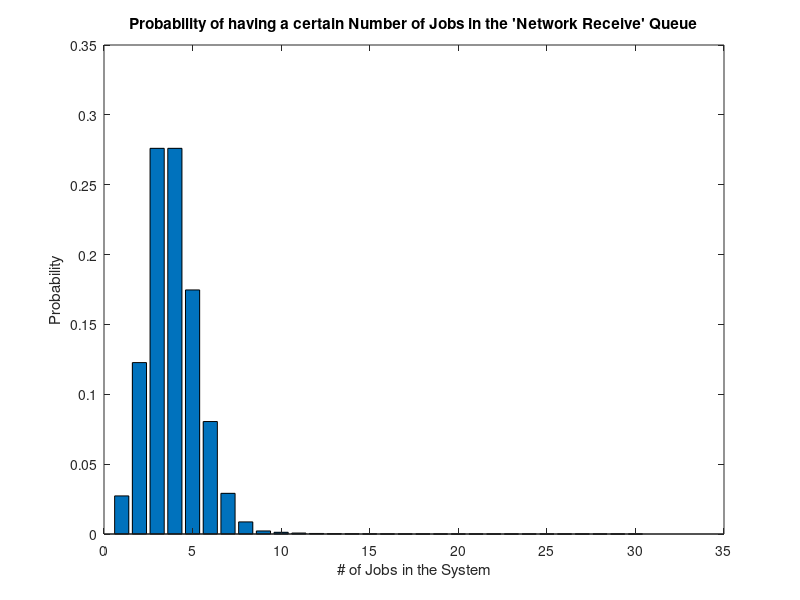
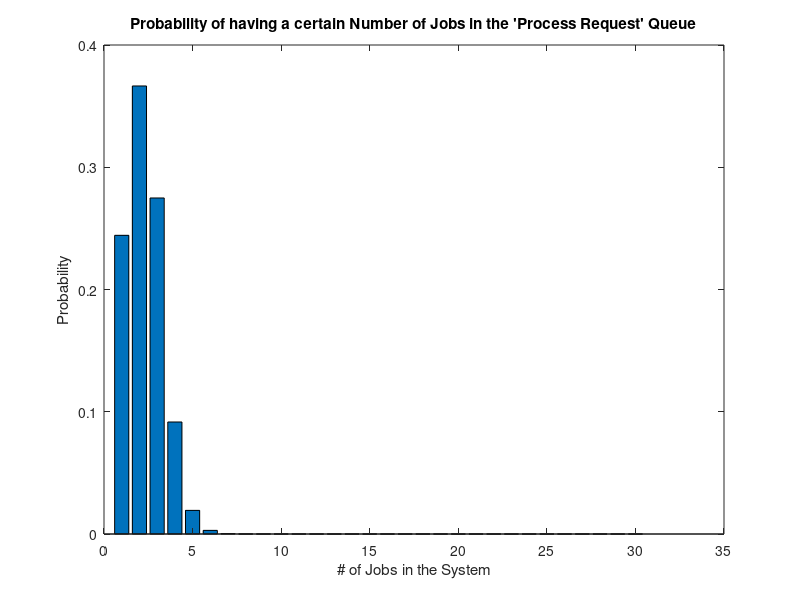
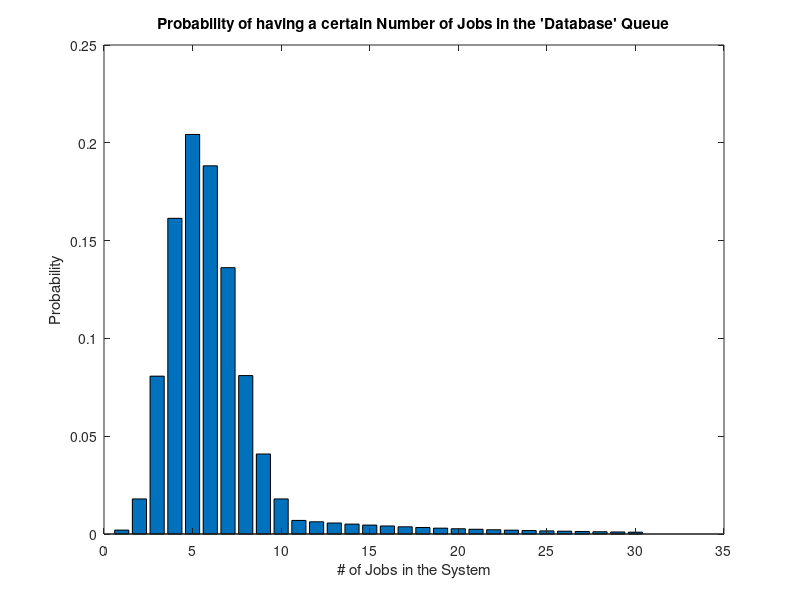

MATLAB code to generate these figures, in order:
prob1  =[

	0.027263979174010779705817704367113461506359712732160503885669101971379973431019430714758667622666503652892799542564156764818979112999195025051879219207
	0.122687906283048508676179669652010576778618707294722267485510958871209880439587438216414004301999266438017597941538705441685406008496377612733456486431718111833392086237646541634936907692050877701857284031085352815771039787448155445718069340981332029223142396340513254118551832903993560200415033753656
	0.276047789136859144521404256717023797751892091413125101842399657460222230989071735986931509679498349485539595368462087243792163519116849628650277094471856503250264388069409437357216084614228949658357778139884087670969679043516699505731312034415994131504140783532309643533483248067971020901867651891452
	0.276047789136859144521404256717023797751892091413125101842399657460222230989071735986931509679498349485539595368462087243792163519116849628650277094472347254875396582104114156035824126921343424487536667209826131506454518565275049258596968051623991197256211175298464465300224872101956531352801477837178
	0.174686491563168677392451131203741622014869214097368228509643533236546880547771957929230095969057549283818025194104914583962228476941131405630253473846104728979504495866467614400887219229292546785679383178740778690683478777826893812878898710642659168033068778957951211181673039197962971152386444083522
	0.080495535312308126542441481258684139424451733856067279697243740115400802556413318213789228222541718709983346009443544640289794882174473351714420800748416013458524280272351260313544949999165352531036173101027396651255879309206505198583725358189329094975212788106668075885293456937979070651348859699382
	0.029114415260528112898741855200623603669144869016228038084940588872757813424628659654871682661509591547303004199017485763993704746156855234271708912307775001427164118576763994748038248076569956840053765542742360121685179707741213737862345343849331540181820794968205724413008770242991145275570671411277
	0.008659415879407387453805599683637099674376469469488491263574200255297889547336620444230464514713628058234466276228611053673789972524379113784525480535120606807616323089429790140291647207908795699258751325534841598741443072544118402137535270678905463394030524223170815183463659335259358043389747821009
	0.002186046736041926750892394775062081874922860934625306982520620768671005407855857498118741339975331460668811918828053177996399271082326437287025629124
	0.001229651289023583797376972060972421054644109275726735177667849182377440541918919842691792003736123946626206704340779912622974589983808620973951916382
	0.000691678850075765886024546784296986843237311467596288537438165165087310304829392411514133002101569719977241271191688700850423206865892349297847952965
	0.000389069353167618310888807566167055099320987700522912302308967905361612046466533231476699813682132967487198215045324894228363053862064446480039473543
	0.000218851511156785299874954255968968493368055581544138170048794446765906776137424942705643645196199794211548995962995253003454217797411251145022203868
	0.000123103975025691731179661768982544777519531264618577720652446876305822561577301530271924550422862384243996310229184829814442997511043828769074989676
	0.000069245985951951598788559745052681437354736336347949967867001367922025190887232110777957559612860091137247924503916466770624186099962153682604681693
	0.000038950867097972774318564856592133308512039189195721856925188269456139169874068062312601127282233801264701957533453012558476104681228711446465133452
	0.000021909862742609685554192731833074986038022043922593544520418401569078283054163285050838134096256513211394851112567319564142808883191150188636637567
	0.000012324297792717948124233411656104679646387399706458868792735350882606534217966847841096450429144288681409603750819117254830329996795021981108108631
	0.000006932417508403845819881294056558882301092912334883113695913634871466175497606351910616753366393662383292902109835753455842060623197199864373311105
	0.000003899484848477163273683227906814371294364763188371751453951419615199723717403572949721923768596435090602257436782611318911159100548424923709987497
	0.000002193460227268404341446815697583083853080179293459110192847673533549844591039509784218582119835494738463769808190218866887526994058489019586867967
	0.000001233821377838477442063833829890484667357600852570749483476816362621787582459724253622952442407465790385870517106998112624233934157900073517613231
	6.94024525034143561160906529313397625388650479571046584455709203974755515133594892662910748854199507092052165872686438351131587963818791353657443E-7
	3.90388795331705753153009922738786164281115894758713703756336427235799977262647127122887296230487222739279343303386121572511518229648070136432311E-7
	2.19593697374084486148568081540567217408127690801776458362939240320137487210239009006624104129649062790844630608154693384537729004177039451743175E-7
	1.23521454772922523458569545866569059792071826075999257829153322680077336555759442566226058572927597819850104717087015028802472564849584691605536E-7
	6.9480818309768919445445369549945096133040402167749582528898744007543501812614686443502157947271773773665683903361445953701390817727891389028114E-8
	3.9082960299245017188063020371844116574835226219359140172505543504243219769595761124469963845340372747686947195640813348957032334971938906328314E-8
	2.1984165168325322168285448959162315573344814748389516347034368221136811120397615632514354663003959670573907797547957508788330688421715634809677E-8
	1.2366092907182993719660565039528802510006458295969102945206832124389456255223658793289324497939727314697823136120726098693436012237215044580443E-8

];


prob2 = [

	0.244327043111058194107271179156226378046068235091811236513599551147655306036883019781454898667833189091338001906767130250310764612313508702753985219636
	0.366490564666587291160906768734339567069102352637716854770399326721482959055324529672182348001749783637007002860150695375466146918470263054130977829454
	0.274867923499940468370680076550754675301826764478287641077799495041112219291493397254136761001312337727755252145113021531599610188852697290598233372091
	0.091622641166646822790226692183584891767275588159429213692599831680370739763831132418045587000437445909251750715037673843866536729617565763532744457364
	0.019326650871089564182313442882474938107159694377379599763282776995078202918933129494431491007904773746482791166453259326440597591403705278245188283975
	0.002968573573799357058403344826748150493259729056365506523640234546444011968348128690344677018814173247459756723167220632541275790039609130738460920419
	0.000357900942057214151524323016342128483465920266247770365986718092501448202202465361007990574220458773083014651230615913452603659100068616263799783037
	0.000035483145527419237421310029516736960204901817996871996777440350797175427164613009637117205056629730207993972681058946650725200212013704664731197625
	0.000002985875550381192586455133196793498967513914574752326165820894120409649727694670656297589820175717684679233712163379679568650064284706358981819632
	2.18199019696518306065735720982855347334808880504661097995255657675017955922856492003042569254966482599002988099750595002349433988763064327876716E-7
	1.4089128485024292288906499861324229880119417201109728227433144429412009927902251401440556944762580061185954760344426048975195644133301147840742E-8
	8.14795341196737130646464131266906147995596280351943502547965889472698419039671297323835463595720086572635744797268859479037275224345691072843E-10
	4.2665117032195824566402794878736553605308564454051299808826219141655946040447397352217504289204928050400573161913861447883088481434418709731E-11
	2.040974972276748535153468609022470608366387643895273270556352464086766245073742413463803361740400902356419181861765037842399566272290194553E-12
	8.9863784017784860087482887339279324272008661470173530322717720139450558006540499537582111777553236172611097816106267722902036301465718022E-14
	3.664905646665872911609067687343395670691023526377168547703993267214829590553245296721823480017497836370070028601506953754661469184702631E-15
	1.39197663074604382129934726493744866543940428904235858268740502723003600233686925775831517243637476107526057841595943483880497181615670E-16
	4.946980528953510320057457409484997710240885862380429608759320571247023344176520313005552119481552221591251471489725171769249106447798E-18
	1.65189186853495858474341537259545481622586168077127561813694702947122445712134486589650286755503506877254650677163313816953632315899E-19
	5.201644218168520441754888808291724405511409905303033665508338581345087660634702969404365518432617002258487461043932175128946329334E-21
	1.54962567223645641536943597777063855936968972218842868153322440648889127044510104321625725744531599810900062815021353543910445197E-22
	4.380282136919431052814364793662960509840665047536408253725164372000459758322691042700470622231774506375943737693406011839600760E-24
	1.17788513523023573036320505352675536252748098401571770560483811280391851682043180578167879679883698752703211044919838759069765E-25
	3.020355791979464297012291216626777846250849396156370312927728535581336284577122417765772491241038055439520601028237513833500E-27
	7.4012180121048016673284538622408074158059578761487302624212344835760619341734687773692702941067067622106118791037064355362E-29
	1.736572052287108970406168067624895555860962084321201135733756351902978201013421066740564663010339950441446316509856461825E-30
	3.9085041308252658689536197528484637540011460252832611435482697304284241061950518901517245245222977933849036006159879667E-32
	8.45235376017608194942878445954443249939150228833449283663165170542906630725747949553511270694528844564387297222800601E-34
	1.7589761319563440128221887385518766827764780832652937478967389279420245654393418968231524959853070893986232943350712E-35
	3.52755757288854850432390522854509339578929776231971226358608017836498043251854981909675595163504520003264064638007E-37
	6.826418725151331930624447180597848576849370312648207969412195062664951366471583576354800686272788488064091705906E-39
	1.27629114127014147072272956866201509937133638370154274562192301986001535563625404705117259791191929699953512809E-40
	2.308035587901779564585880072301811314676178644474697687397066956434235185356571498304835697500613987050413845E-42
	4.0414481546118491481529200982357986550609274696834589914299774440882722629089272892880472356364279223507324E-44
	6.85914659231125902195810148216074156674764562034506266190943696492144355867983452919740019579191379029038E-46
	1.1294112207404501430498308019034591925640001968728900561756359156131609422092604445050150270854674487592E-47
	1.80579870925538376060282287581403138902643477685750303728764579549769233207444455762318077279879618680E-49
	2.805989604635465328057723059018916317348242663575173193160667256151977679302493035335030194936844642E-51
	4.2407855206716413624148488939808791453543395991211594423505406963188560019872480262911736736130516E-53
	6.23843386333531210567623171649137748993847922501377358981785676803647446874163174567015980144801E-55
	8.938862143031411725907870349695684354600939458282407074043383389773413262013132618571477616449E-57
	1.24841475115420763662290055564928611407297002130132318096069580386125610030642007714331268410E-58
	1.700526926912974671573277253671810042216158224758171048011604799556086896658309004668856862E-60
	2.2605834521369228452476189750732182055488450266769602173177497420925764047644742285216199E-62
	2.93441712605473508516586826347182885128852236223379270479203387531915098611634543272196E-64
	3.721581982712308710656383972488559076808578172852168955079402012243642714614812817588E-66
	4.6138878086565695761974988487358119164067214860034739969318443232462249224952389034E-68
	5.59447386934930030870843213369820318290837643332678617047543823860911569143389958E-70
	6.637641878077205721223572237648028179418990849006638935309898850787457828696173E-72
	7.7095919316759637463399617761469443192441329812886514216600802536291386398787E-74
	8.77009462940645961362155426101713265927758868379984750067810247468258718721E-76
	9.775004051149272598196535132937523174595091811164160030110550082736463743E-78
	1.06793909309750422357406344559934722740251163540617663993005768347895017E-79
	1.144097534799888487189697164226108887291199173418795063659152895905795E-81
	1.2023481998709327287666600223890340920733294125477587579023166113489E-83
	1.23995394446289998103476083090979313704249869243677340283137845000E-85
	1.255279859801305613788270762538991754375821856464226430436934245E-87
	1.2479046058133065419656184744130117495463556413696076919074531E-89
	1.21862176710671316588816367654999189925825960844974955547393E-91
	1.169335536277439002634011379494642221247422975436246245369E-93
	1.1028674262918236355972966346503507220455941373331442866E-95
	1.02269996447903430480344370535068539733682709144762367E-97
	9.32688326484688426069299363118970278613951321355320E-100
	8.367713334677006429977857918786414232323950429909E-102
	7.3870962500817090380876177554975588248264827224E-104
	6.41872179517282341911434156563128608676482801E-106
	5.490840477548552180313172635826136307762066E-108
	4.6253959692091977871864085231005546705335E-110
	3.83777936655033611060454997089177978042E-112
	3.137113587926037416842613019513871469E-114
	2.5269398948687361573614575607648982E-116
	2.00616441051474258173715810177978E-118
	1.570127588170463057674283225105E-120
	1.2116788338525210872726412293E-122
	9.2216613379191593033746971E-125
	6.92281103547784837812993E-127
	5.127289107640216614942E-129
	3.7471698003986080317E-131
	2.70274665354107440E-133
	1.924278306612072E-135
	1.3525810271014E-137
	9.3877607369E-140
	6.43476571E-142
	4.356548E-144
	2.9138E-146
	1.93E-148
	1E-150
	0E-150
	0E-150

    
    ];

prob3 = [

	0.001992482519579500897939224806071199103200441713728641365972245904603372252163874352763112784197603636855722352220282280842535799232575794809610936233
	0.017932342676215508081453023254640791928803975423557772293750213141430350269474869174868015057778432731701501169982540527582822193093182153286498426096960150349608409982041215503878576017935991165725427172680555081907932554956722512944737744316047927262885552955594354383149284015348484103807781275340
	0.080695542042969786366538604645883563679617889406009975321875959136436576212636911286906067760002947292656755264921432374122699868919319689789242917436141353146475689838370939534907184161423920491528844554124995737171392994610502616502639698844431345365969976600349189448343556138136356934270031478060
	0.161391084085939572733077209291767127359235778812019950643751918272873152425273822573812135520005894585313510529842864748245399737838639379578485834871924059439427069515112818604721552484271761474586533662374987211514178983831507849507919096533294036097909929801047568345030668414409070802810094434180
	0.204260590796267271740300843009892770564032782558962750033498521564105083538237181694980984017507460334537411764332375696998084043202027964779021134759325473424663074681977366201669137616984397598793207715599283980906327878278710464632804253595983086824436937127322842152449886899123450928444437091737
	0.188246560477839917635861256917917177351812612406340070430872237473479244988839386650094474870534875444309678682008717442353434254214988972340345877793775093354441524057163813953625240941639536200584926565729141800166459135227931929598731576592516181301491530168703605115337410805795415449908516955350
	0.136173727197511514493533895339928513709355188372641833355665681042736722358824787796653989345004973556358274509554917131332056028801351976519347423172278598424663074681977366201669137616984397598793207715599283980906327878278710464632804253595983086824436937127322842152449886899123450928444437091737
	0.081003511497680777824847437134778511533761557710400989940950684001520512520803355312506122366707987907829029428866299930463859523834744168881418542131828015840561497957992203398563623911361980925225062114575499803662128846784848606368979918259634736985748477397330315986359235019257895698865472924175
	0.040898246344430834041995661346066481557330904735392901701958734130312910555858586093163154179042555153042601275200949613891736737287857222806248708042725003420911343500377182945784012327331838774489045901420130244819769127960185861241463833767874672547661341439596967492474433280109834894492008274955
	0.017932342676215508081453023254640791928803975423557772293750213141430350269474869174868015057778432731701501169982540527582822193093182153286498426096641353146475689838370939534907184161423920491528844554124995737171392994610502616502639698844431345365969976600349189448343556138136356934270031478060
	0.006947356968534980810299982099841307128404489343738734261795359219107172460841235588938392904143883662569401385308707972658454962048213052392328177336
	0.006252621271681482729269983889857176415564040409364860835615823297196455214757112030044553613729495296312461246777837175392609465843391747153095359602
	0.005627359144513334456342985500871458774007636368428374752054240967476809693281400827040098252356545766681215122100053457853348519259052572437785823642
	0.005064623230062001010708686950784312896606872731585537276848816870729128723953260744336088427120891190013093609890048112068013667333147315194007241278
	0.004558160907055800909637818255705881606946185458426983549163935183656215851557934669902479584408802071011784248901043300861212300599832583674606517150
	0.004102344816350220818674036430135293446251566912584285194247541665290594266402141202912231625967921863910605824010938970775091070539849325307145865435
	0.003692110334715198736806632787121764101626410221325856674822787498761534839761927082621008463371129677519545241609845073697581963485864392776431278892
	0.003322899301243678863125969508409587691463769199193271007340508748885381355785734374358907617034016709767590717448860566327823767137277953498788151002
	0.002990609371119310976813372557568628922317392279273943906606457873996843220207160936923016855330615038790831645703974509695041390423550158148909335902
	0.002691548434007379879132035301811766030085653051346549515945812086597158898186444843230715169797553534911748481133577058725537251381195142334018402312
	0.002422393590606641891218831771630589427077087746211894564351230877937443008367800358907643652817798181420573633020219352852983526243075628100616562081
	0.002180154231545977702096948594467530484369378971590705107916107790143698707531020323016879287536018363278516269718197417567685173618768065290554905873
	0.001962138808391379931887253735020777435932441074431634597124497011129328836777918290715191358782416526950664642746377675810916656256891258761499415285
	0.001765924927552241938698528361518699692339196966988471137412047310016395953100126461643672222904174874255598178471739908229824990631202132885349473757
	0.001589332434797017744828675525366829723105277270289624023670842579014756357790113815479305000613757386830038360624565917406842491568081919596814526381
	0.001430399191317315970345807972830146750794749543260661621303758321113280722011102433931374500552381648147034524562109325666158242411273727637133073743
	0.001287359272185584373311227175547132075715274588934595459173382489001952649809992190538237050497143483332331072105898393099542418170146354873419766369
	0.001158623344967025935980104457992418868143747130041135913256044240101757384828992971484413345447429134999097964895308553789588176353131719386077789732
	0.001042761010470323342382094012193176981329372417037022321930439816091581646346093674335972010902686221499188168405777698410629358717818547447470010759
	0.000938484909423291008143884610973859283196435175333320089737395834482423481711484306902374809812417599349269351565199928569566422846036692702723009683
	
];
%% Plots
close all;

xMax = 30;

h = figure;
bar(prob1(1:xMax));
ylabel('Probability');
xlabel('# of Jobs in the System');
title('Probability of having a certain Number of Jobs in the ''Network Receive'' Queue');

set(h,'Position',[1 1 1024 678]);
saveas(h,'queueanalysis-1NwReceive','eps');

h = figure;
bar(prob2(1:xMax));
ylabel('Probability');
xlabel('# of Jobs in the System');
title('Probability of having a certain Number of Jobs in the ''Process Request'' Queue');

set(h,'Position',[1 1 1024 678]);
saveas(h,'queueanalysis-2ProcessRequest','eps');

h = figure;
bar(prob3(1:xMax));
ylabel('Probability');
xlabel('# of Jobs in the System');
title('Probability of having a certain Number of Jobs in the ''Database'' Queue');

set(h,'Position',[1 1 1024 678]);
saveas(h,'queueanalysis-3Db','eps');
